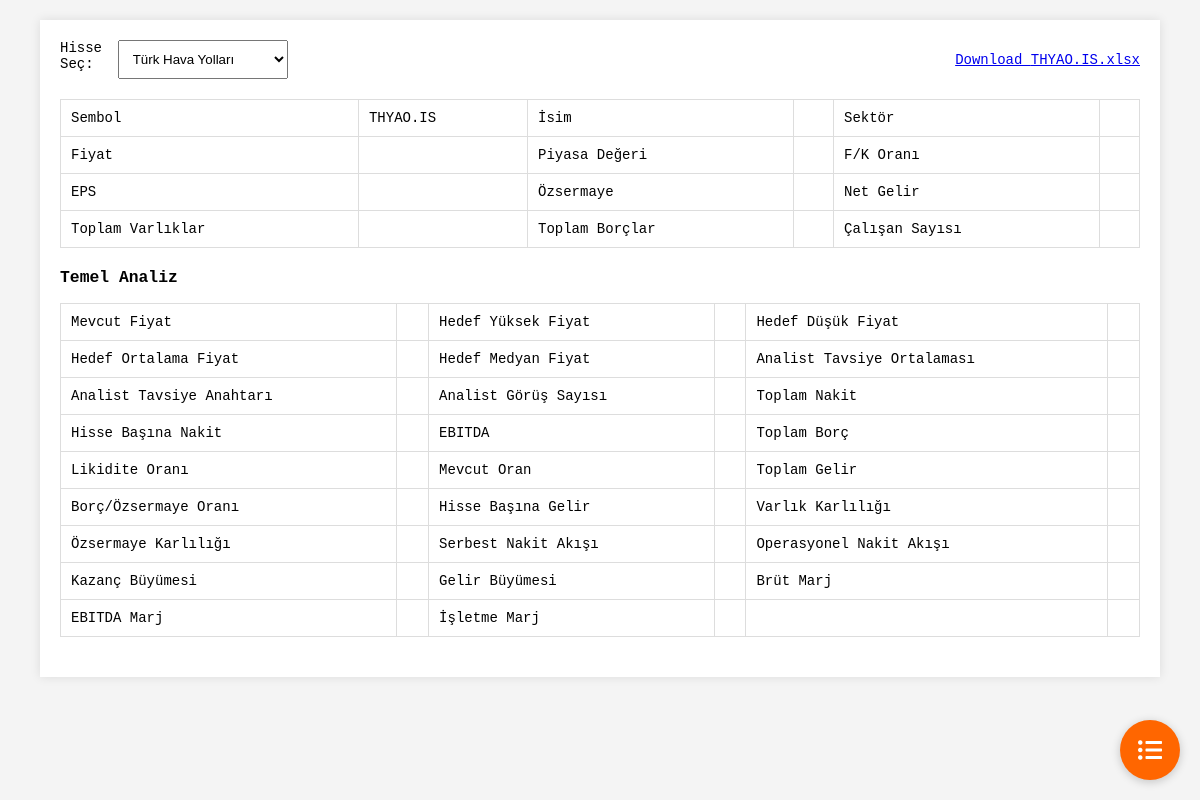
Before: / with the older database file.
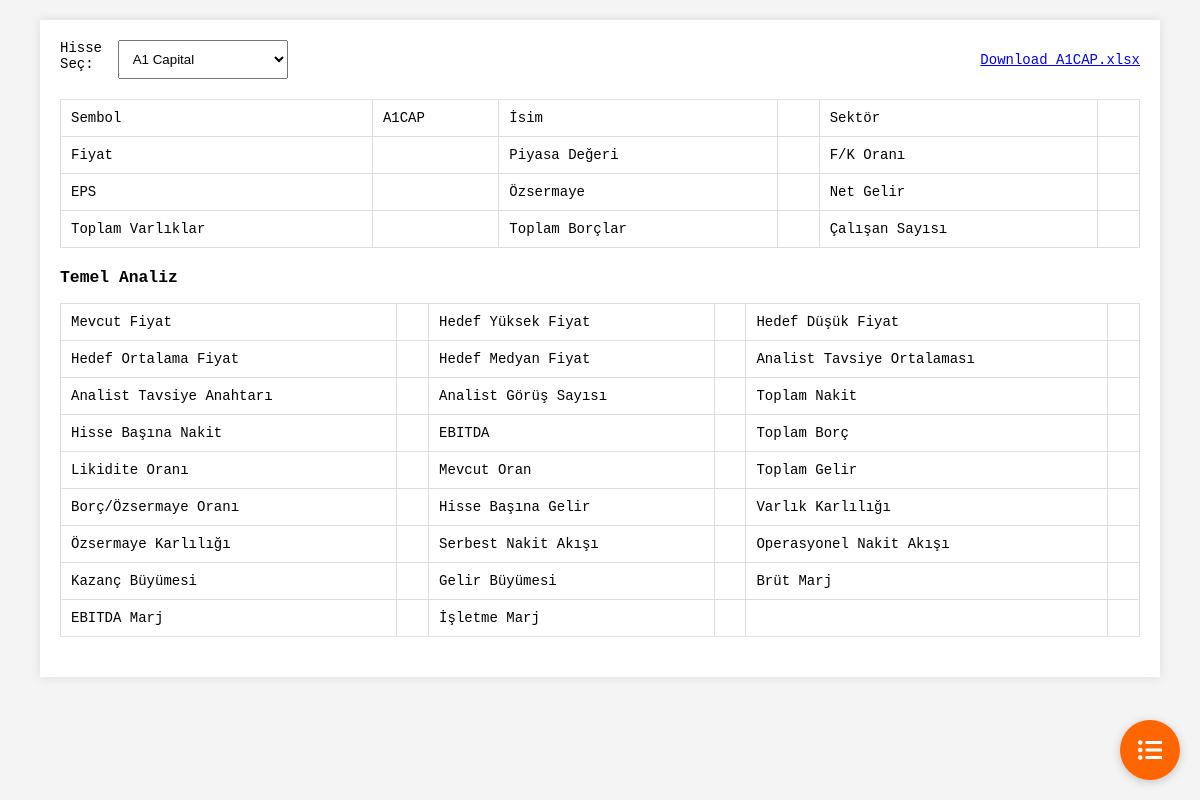
After: the same page with the newer database file.
### Trade/models.py (models this page shows, shortened)
class Hisse(models.Model):
    sembol = models.CharField(max_length=10, blank=True)
    isim = models.CharField(max_length=100, blank=True)
    lot_adedi = models.IntegerField(default=1)  # Varsayılan değer olarak 1

### Trade/views.py (the view)
# urls.py: path('', views.index, name='index'),
def index(request):
    stocks = Hisse.objects.all()
    summary_data = None
    hisse_bilgisi = None
    selected_stock = None
    form = StockForm(request.POST or None)
    add_stock_form = AddStockForm(request.POST or None)
    if request.method == 'POST':
        if 'symbol' in request.POST:
            if form.is_valid():
                selected_stock = form.cleaned_data['symbol']
        else:
            if add_stock_form.is_valid():
                add_stock_form.save()
                return redirect('index')  # Form başarıyla gönderildikten sonra sayfayı yeniler
    else:
        if stocks:
            selected_stock = stocks.first().sembol
    selected_stock_file = None
    if selected_stock:
        ticker = yf.Ticker(selected_stock+ '.IS')
        info = ticker.info
        hisse_bilgisi_dict = {
            'sembol': selected_stock,
            'isim': info.get('longName', 'N/A'),
            'sektor': info.get('sector', 'N/A'),
            'fiyat': info.get('currentPrice', 'N/A'),
            'piyasa_degeri': info.get('marketCap', 'N/A'),
            'fk_orani': info.get('forwardPE', 'N/A'),
            'eps': info.get('trailingEps', 'N/A'),
            'ozsermaye': info.get('bookValue', 'N/A'),
            'net_gelir': info.get('netIncomeToCommon', 'N/A'),
            'toplam_varliklar': info.get('totalAssets', 'N/A'),
            'toplam_borclar': info.get('totalDebt', 'N/A'),
            'adres1': info.get('address1', 'N/A'),
            'adres2': info.get('address2', 'N/A'),
            'sehir': info.get('city', 'N/A'),
            'posta_kodu': info.get('zip', 'N/A'),
            'ulke': info.get('country', 'N/A'),
            'telefon': info.get('phone', 'N/A'),
            'faks': info.get('fax', 'N/A'),
            'web_sitesi': info.get('website', 'N/A'),
            'endustri': info.get('industry', 'N/A'),
            'fullTimeEmployees': info.get('fullTimeEmployees', 'N/A'),
            'is_ozeti': info.get('longBusinessSummary', 'N/A'),
        }
        hisse_bilgisi = SimpleNamespace(**hisse_bilgisi_dict)
        summary_data = {
            'name': info.get('longName', 'N/A'),
            'currentPrice': info.get('currentPrice', 'N/A'),
            'targetHighPrice': info.get('targetHighPrice', 'N/A'),
            'targetLowPrice': info.get('targetLowPrice', 'N/A'),
            'targetMeanPrice': info.get('targetMeanPrice', 'N/A'),
            'targetMedianPrice': info.get('targetMedianPrice', 'N/A'),
            'recommendationMean': info.get('recommendationMean', 'N/A'),
            'recommendationKey': info.get('recommendationKey', 'N/A'),
            'numberOfAnalystOpinions': info.get('numberOfAnalystOpinions', 'N/A'),
            'totalCash': info.get('totalCash', 'N/A'),
            'totalCashPerShare': info.get('totalCashPerShare', 'N/A'),
            'ebitda': info.get('ebitda', 'N/A'),
            'totalDebt': info.get('totalDebt', 'N/A'),
            'quickRatio': info.get('quickRatio', 'N/A'),
            'currentRatio': info.get('currentRatio', 'N/A'),
            'totalRevenue': info.get('totalRevenue', 'N/A'),
            'debtToEquity': info.get('debtToEquity', 'N/A'),
            'revenuePerShare': info.get('revenuePerShare', 'N/A'),
            'returnOnAssets': info.get('returnOnAssets', 'N/A'),
            'returnOnEquity': info.get('returnOnEquity', 'N/A'),
            'freeCashflow': info.get('freeCashflow', 'N/A'),
            'operatingCashflow': info.get('operatingCashflow', 'N/A'),
            'earningsGrowth': info.get('earningsGrowth', 'N/A'),
            'revenueGrowth': info.get('revenueGrowth', 'N/A'),
            'grossMargins': info.get('grossMargins', 'N/A'),
            'ebitdaMargins': info.get('ebitdaMargins', 'N/A'),
            'operatingMargins': info.get('operatingMargins', 'N/A'),
        }
        semboller=[]
        for sembol in stocks:
            semboller.append(sembol.sembol)
        hisse_cek(semboller)
        selected_stock_file = selected_stock + '.xlsx'
    return render(request, 'index.html', {
        'form': form,
        'add_stock_form': add_stock_form,
        'stocks': stocks,
        'summary_data': summary_data,
        'hisse_bilgisi': hisse_bilgisi,
        'selected_stock': selected_stock,
        'selected_stock_file': selected_stock_file
    })

### Trade/forms.py
class StockForm(forms.Form):
    symbol = forms.ChoiceField(label='Hisse Seç', required=True)
    def __init__(self, *args, **kwargs):
        super(StockForm, self).__init__(*args, **kwargs)
        hisse_choices = [(hisse.sembol, hisse.isim) for hisse in Hisse.objects.all()]
        self.fields['symbol'].choices = hisse_choices
        if 'symbol' in self.data:
            try:
                initial_symbol = self.data['symbol']
                self.fields['symbol'].initial = initial_symbol
            except KeyError:
                pass

class AddStockForm(forms.ModelForm):
    class Meta:
        model = Hisse
        fields = ['sembol', 'isim','lot_adedi']
        labels = {
            'sembol': 'Sembol',
            'isim': 'İsim',
            'lot_adedi': 'lot_adedi',
        }

### bilanco.py (called while the page is built, shortened)
def hisse_cek(data):
    financials = Financials()

### templates/index.html (shortened to what this page needs)
{% load static %}
{% load humanize %}
<!DOCTYPE html>
<html lang="en">
<head>
</head>
<body>
<div class="container">
    <form method="post" class="form-container" id="stockForm">
        <div>
            {{ form.symbol.label_tag }}
            {{ form.symbol }}
        </div>
        {% if selected_stock_file %}
        <a href="{% url 'download_file' filename=selected_stock_file %}">Download {{ selected_stock_file }}</a>
        {% endif %}
    </form>
    {% if hisse_bilgisi %}
        <div id="HisseBilgileri" class="tabcontent">
            <table class="hisse-bilgileri">
                <tr>
                    <td>Sembol</td>
                    <td>{{ hisse_bilgisi.sembol }}</td>
                    <td>İsim</td>
                    <td>{{ hisse_bilgisi.isim }}</td>
                    <td>Sektör</td>
                    <td>{{ hisse_bilgisi.sektor }}</td>
                </tr>
                <tr>
                    <td>Fiyat</td>
                    <td>{{ hisse_bilgisi.fiyat|floatformat:2 }}</td>
                    <td>Piyasa Değeri</td>
                    <td>{{ hisse_bilgisi.piyasa_degeri|intcomma }}</td>
                    <td>F/K Oranı</td>
                    <td>{{ hisse_bilgisi.fk_orani|floatformat:2 }}</td>
                </tr>
                <tr>
                    <td>EPS</td>
                    <td>{{ hisse_bilgisi.eps|floatformat:2 }}</td>
                    <td>Özsermaye</td>
                    <td>{{ hisse_bilgisi.ozsermaye|intcomma }}</td>
                    <td>Net Gelir</td>
                    <td>{{ hisse_bilgisi.net_gelir|intcomma }}</td>
                </tr>
                <tr>
                    <td>Toplam Varlıklar</td>
                    <td>{{ hisse_bilgisi.toplam_varliklar|intcomma }}</td>
                    <td>Toplam Borçlar</td>
                    <td>{{ hisse_bilgisi.toplam_borclar|intcomma }}</td>
                    <td>Çalışan Sayısı</td>
                    <td>{{ hisse_bilgisi.fullTimeEmployees|intcomma }}</td>
                </tr>
            </table>
        </div>
    {% endif %}
    {% if summary_data %}
        <div id="HisseTemelAnalizi" class="tabcontent">
            <h3>Temel Analiz</h3>
            <table class="hisse-bilgileri">
                <tbody>
                <tr>
                    <td>Mevcut Fiyat</td>
                    <td>{{ summary_data.currentPrice|floatformat:2 }}</td>
                    <td>Hedef Yüksek Fiyat</td>
                    <td>{{ summary_data.targetHighPrice|floatformat:2 }}</td>
                    <td>Hedef Düşük Fiyat</td>
                    <td>{{ summary_data.targetLowPrice|floatformat:2 }}</td>
                </tr>
                <tr>
                    <td>Hedef Ortalama Fiyat</td>
                    <td>{{ summary_data.targetMeanPrice|floatformat:2 }}</td>
                    <td>Hedef Medyan Fiyat</td>
                    <td>{{ summary_data.targetMedianPrice|floatformat:2 }}</td>
                    <td>Analist Tavsiye Ortalaması</td>
                    <td>{{ summary_data.recommendationMean|floatformat:2 }}</td>
                </tr>
                <tr>
                    <td>Analist Tavsiye Anahtarı</td>
                    <td>{{ summary_data.recommendationKey }}</td>
                    <td>Analist Görüş Sayısı</td>
                    <td>{{ summary_data.numberOfAnalystOpinions|intcomma }}</td>
                    <td>Toplam Nakit</td>
                    <td>{{ summary_data.totalCash|intcomma }}</td>
                </tr>
                <tr>
                    <td>Hisse Başına Nakit</td>
                    <td>{{ summary_data.totalCashPerShare|floatformat:2 }}</td>
                    <td>EBITDA</td>
                    <td>{{ summary_data.ebitda|intcomma }}</td>
                    <td>Toplam Borç</td>
                    <td>{{ summary_data.totalDebt|intcomma }}</td>
                </tr>
                <tr>
                    <td>Likidite Oranı</td>
                    <td>{{ summary_data.quickRatio|floatformat:2 }}</td>
                    <td>Mevcut Oran</td>
                    <td>{{ summary_data.currentRatio|floatformat:2 }}</td>
                    <td>Toplam Gelir</td>
                    <td>{{ summary_data.totalRevenue|intcomma }}</td>
                </tr>
                <tr>
                    <td>Borç/Özsermaye Oranı</td>
                    <td>{{ summary_data.debtToEquity|floatformat:2 }}</td>
                    <td>Hisse Başına Gelir</td>
                    <td>{{ summary_data.revenuePerShare|floatformat:2 }}</td>
                    <td>Varlık Karlılığı</td>
                    <td>{{ summary_data.returnOnAssets|floatformat:2 }}</td>
                </tr>
                <tr>
                    <td>Özsermaye Karlılığı</td>
                    <td>{{ summary_data.returnOnEquity|floatformat:2 }}</td>
                    <td>Serbest Nakit Akışı</td>
                    <td>{{ summary_data.freeCashflow|intcomma }}</td>
                    <td>Operasyonel Nakit Akışı</td>
                    <td>{{ summary_data.operatingCashflow|intcomma }}</td>
                </tr>
                <tr>
                    <td>Kazanç Büyümesi</td>
                    <td>{{ summary_data.earningsGrowth|floatformat:2 }}</td>
                    <td>Gelir Büyümesi</td>
                    <td>{{ summary_data.revenueGrowth|floatformat:2 }}</td>
                    <td>Brüt Marj</td>
                    <td>{{ summary_data.grossMargins|floatformat:2 }}</td>
                </tr>
                <tr>
                    <td>EBITDA Marj</td>
                    <td>{{ summary_data.ebitdaMargins|floatformat:2 }}</td>
                    <td>İşletme Marj</td>
                    <td>{{ summary_data.operatingMargins|floatformat:2 }}</td>
                    <td></td>
                    <td></td>
                </tr>
                </tbody>
            </table>
        </div>
    {% endif %}
</div>
<button class="floating-button" onclick="toggleMenu()"><i class="fas fa-list-ul"></i></button>
<link rel="stylesheet" href="https://cdnjs.cloudflare.com/ajax/libs/font-awesome/5.15.4/css/all.min.css">
</body>
</html>

### templates/index.html (style rules this page uses)
body { font-family: 'Inconsolata', monospace; margin: 0; padding: 0; background-color: #f4f4f4; font-size: 14px; }
.container { width: 90%; margin: 0 auto; margin-top: 20px; padding: 20px; background-color: #fff; box-shadow: 0 0 10px rgba(0, 0, 0, 0.1); }
.form-container { display: flex; align-items: center; justify-content: space-between; margin-bottom: 20px; }
.form-container div { display: flex; }
.form-container select, .form-container input, .form-container button { padding: 10px; margin-right: 10px; width: 100%; }
table { width: 100%; border-collapse: collapse; margin-bottom: 20px; }
table, th, td { border: 1px solid #ddd; }
th, td { padding: 10px; text-align: left; }
table tr, table td { height: 6px; }
.floating-button { position: fixed; bottom: 20px; right: 20px; width: 60px; height: 60px; background-color: #ff6600; color: white; border: none; border-radius: 50%; box-shadow: 0 2px 10px rgba(0, 0, 0, 0.2); cursor: pointer; font-size: 24px; display: flex; align-items: center; justify-content: center; }

Changed rows visible on the page:
removed Hisse: sembol "THYAO.IS"
now on this page (row edited): Hisse: sembol "A1CAP"
Other visible differences:
form field symbol: "Türk Hava Yolları" → "A1 Capital"
{{ selected_stock_file }}: "THYAO.IS.xlsx" → "A1CAP.xlsx"
